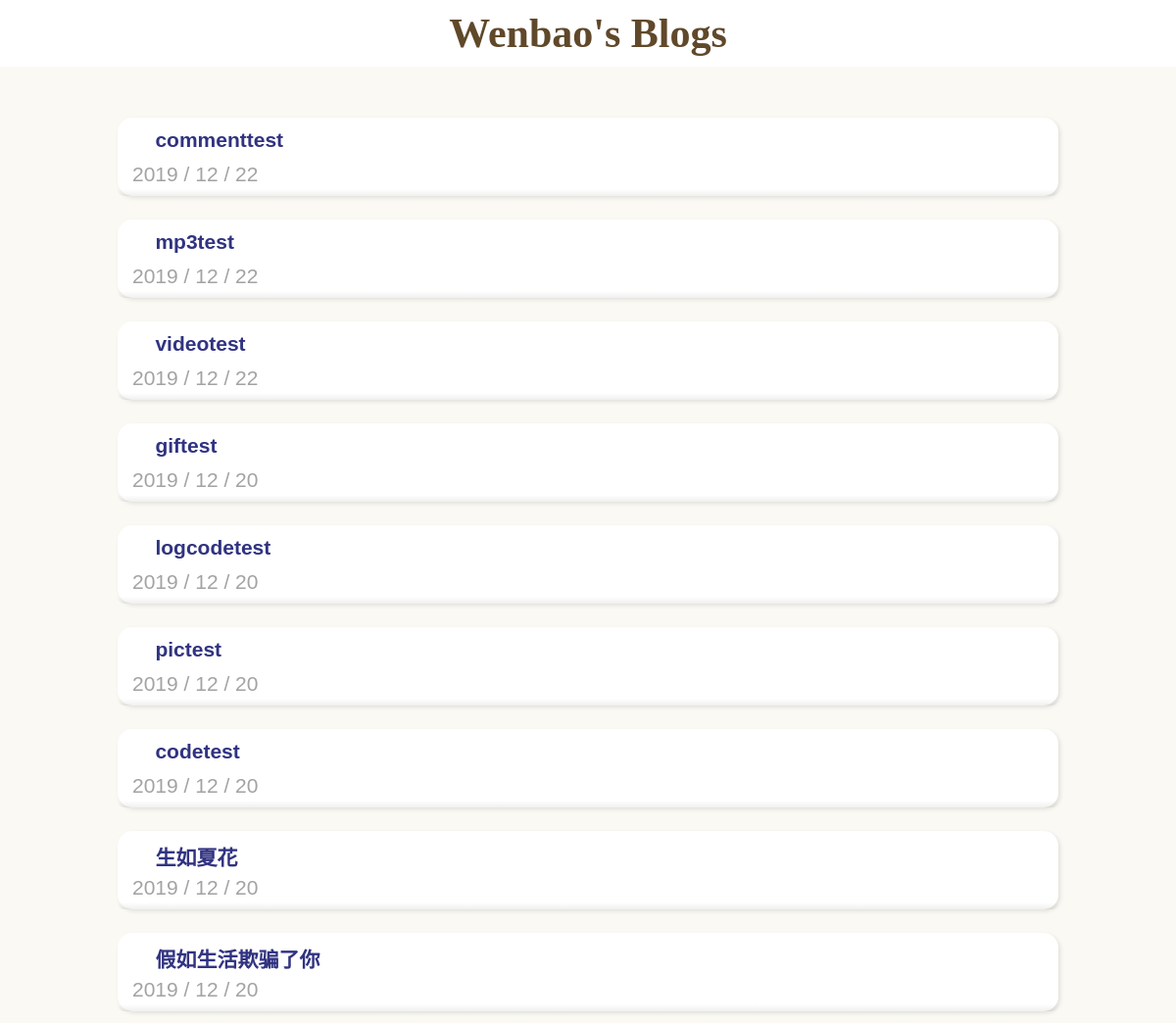
The page /myblog/ on the database its author committed.
### blog/models.py (models this page shows, shortened)
class Post(models.Model):
    title = models.CharField(max_length=100)
    content = MDTextField()
    created_at = models.DateTimeField(default = timezone.now)
    modified_at = models.DateTimeField(auto_now_add = True)
    status = models.CharField(max_length=1, choices=STATUS_CHOICES, default='p')

### blog/views.py (the view)
# urls.py: 2. Add a URL to urlpatterns:  path('', views.home, name='home')
def home(request):
    post_list = Post.objects.filter(status = 'p').order_by('-created_at')
    return render(request, 'home.html', {'post_list':post_list})

### templates/home.html (shortened to what this page needs)
{% load i18n static %}<!doctype html>
<html lang="en">
<head>
    <link href="{% static "blog/css/style.css" %}" rel="stylesheet" type="text/css">
</head>
<body>
    <div class="header">
        <h1 class="site-title text-center"><a href="/myblog/">Wenbao's Blogs</a></h1>
    </div>
    <div class="container">
        {% for post in post_list %}
            <div class="post-wrapper">
                <div class="post">
                    <div class="post-heading" onclick=window.location.href="{% url 'post_detail' title=post.title %}">
                        <h1 class="title">{{ post.title }}</h1>
                        <div class="date">{{ post.created_at|date:"Y / m / d" }}</div>
                    </div>
                </div>
            </div>
        {% endfor %}
    </div>
</body>
</html>

### static/blog/css/style.css (style rules this page uses)
*, *:before, *:after { -webkit-box-sizing: border-box; -moz-box-sizing: border-box; box-sizing: border-box; }
html, body { margin: 0; padding: 0; }
body { background-color: #fbf9f4; color: #004057; font-family:"lucida grande", "lucida sans unicode", lucida, helvetica, "Hiragino Sans GB", "Microsoft YaHei", "WenQuanYi Micro Hei", sans-serif; font-size: 21px; }
.header { background-color: #fff; margin-bottom: 40px; padding: 10px 0; position: relative; }
.header:before { display: block; content: ''; position: absolute; bottom: -10px; height: 10px; width: 100%; }
h1 { font-family: "Palatino Linotype", "Book Antiqua", Palatino, Helvetica, STKaiti, SimSun, serif; }
.container { margin: 0 10%; }
.title, .title a { text-decoration: none; }
.site-title { text-align: center; font-family: 'Lemon', cursive; margin: 0; }
.site-title a { color: rgba(255,255,255, 0.8); color: #60482a; text-shadow: -1px -1px #fff; text-decoration: none; }
.post-wrapper { width: 100%; float: left; }
.post { background-color: #fff; border-radius: 15px; margin: 12px 0; box-shadow: 2px 2px 4px rgba(0, 0, 0, 0.1); position: relative; }
.post:after { width: 100%; height: 7px; content: ""; position: absolute; left: 0; bottom: 0; background: linear-gradient(rgba(105, 106, 97,0), rgba(105, 106, 97,.1)); border-radius: 0 0 15px 15px; }
.post-heading { padding: 3px 4%; position: relative; color: #313381; height: 80px; }
.post .date { color: #A3A3A3; position: absolute; left: 5px; bottom: -5px; padding: 15px 10px; font-size: 100%; }
.post .title { margin-top: 8px; font-size: 21px; }

### rows shown on the page
Post: title "commenttest", created_at "2019 / 12 / 22"
Post: title "mp3test", created_at "2019 / 12 / 22"
Post: title "videotest", created_at "2019 / 12 / 22"
Post: title "giftest", created_at "2019 / 12 / 20"
Post: title "logcodetest", created_at "2019 / 12 / 20"
Post: title "pictest", created_at "2019 / 12 / 20"
Post: title "codetest", created_at "2019 / 12 / 20"
Post: title "生如夏花", created_at "2019 / 12 / 20"
Post: title "假如生活欺骗了你", created_at "2019 / 12 / 20"
